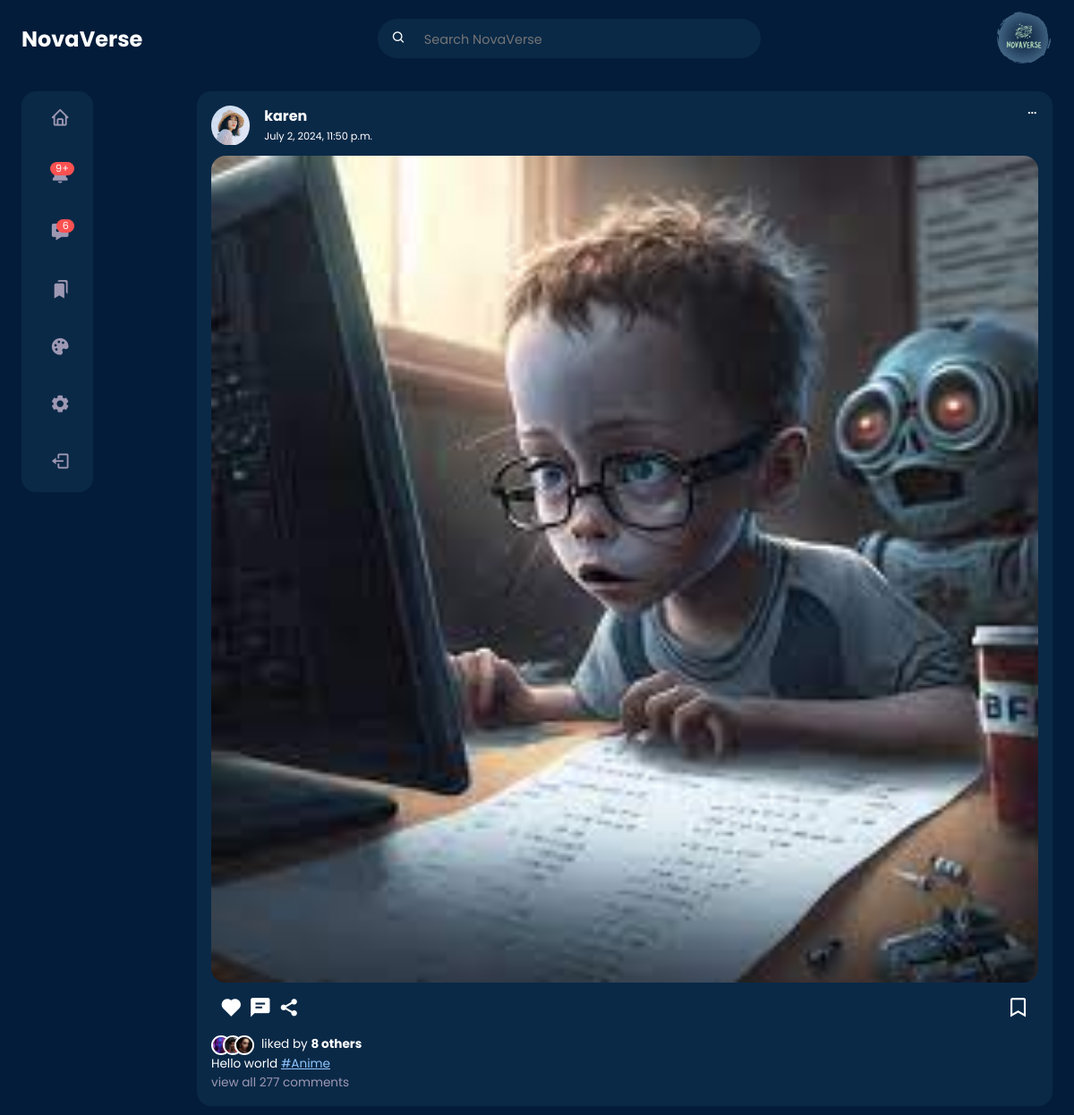
The app's page /post/bec9c615-2260-4670-af3f-07837b4facbf, older data.
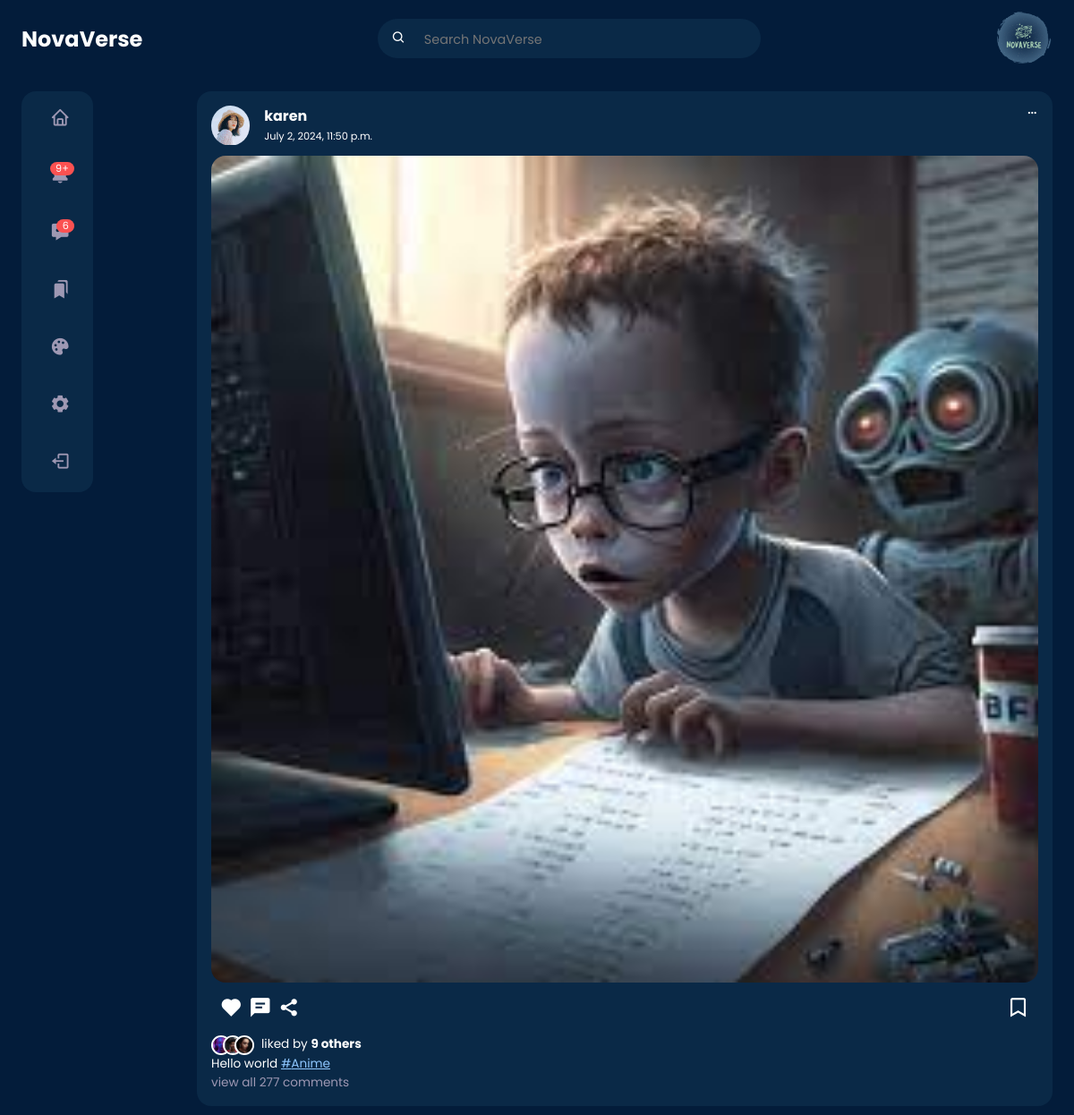
The same page, newer data.
### post/models.py (models this page shows, shortened)
class Post(models.Model):
    id = models.UUIDField(primary_key=True, default=uuid.uuid4, editable=False)
    picture = models.ImageField(
        upload_to=user_directory_path, verbose_name="Picture", null=True
    )
    caption = models.CharField(max_length=10000, verbose_name="Caption")
    posted = models.DateTimeField(auto_now_add=True)
    tags = models.ManyToManyField(Tag, related_name="tags")
    user = models.ForeignKey(User, on_delete=models.CASCADE)
    likes = models.IntegerField(default=0)

### post/views.py (the view)
# urls.py: path("post/<uuid:post_id>", views.postDetail, name="post-detail"),
def postDetail(request, post_id):
    post = get_object_or_404(Post, id=post_id)
    context = {
        "post": post,
    }
    return render(request, "post-detail.html", context)

### templates/post-detail.html (shortened to what this page needs)
{% load static %}
<!DOCTYPE html>
<html lang="en">
<head>
	<link rel="stylesheet" href="{% static 'style/home.css' %}">
	<link href='https://unpkg.com/boxicons@2.1.4/css/boxicons.min.css' rel='stylesheet'>
</head>
<body>
	{% include "nav.html" %}
	<main>
		<div class="container">
			<div class="left">
				{% include 'sidebar.html' %}
			</div>
			<div class="middle">
				<div class="feeds">
					<div class="feed">
						<div class="head">
							<div class="user">
								<div class="profile-photo">
									<img src="{% static 'img/profile-1.jpg' %}">
								</div>
								<div class="info">
									<h3>{{ post.user.username }}</h3>
									<small>{{ post.posted }}</small>
								</div>
							</div>
							<span class="edit">
								<i class='bx bx-dots-horizontal-rounded'></i>
							</span>
						</div>
						<div class="photo">
							<a href="{% url 'post-detail' post.id %}"><img src="{{ post.picture.url }}"></a>
						</div>
						<div class="action-buttons">
							<div class="interaction-buttons">
								<span>
									<a href="{% url 'like' post.id %}" class="like-button" data-id="{{ post.id }}">
										<i id="like-icon-{{ post.id }}"
											class='bx bxs-heart {% if post.user_liked %} liked {% endif %}'></i>
									</a>
								</span>
								<span><i class='bx bxs-comment-detail'></i></span>
								<span><i class='bx bxs-share-alt'></i></span>
							</div>
							<div class="bookmark">
								<span><i class='bx bx-bookmark'></i></span>
							</div>
						</div>
						<div class="liked-by">
							<span><img src="{% static 'img/profile-10.jpg' %}"></span>
							<span><img src="{% static 'img/profile-11.jpg' %}"></span>
							<span><img src="{% static 'img/profile-12.jpg' %}"></span>
							<p>liked by <b id="like-count-{{ post.id }}"> {{ post.likes }}
									others</b></p>
						</div>
						<div class="caption">
							<p>
								{{post.caption}}
								{% for tag in post.tags.all %}
								<a href="{{tag.get_absolute_url}}"><span class="harsh-tag">
										#{{tag.title}}</span></a>
								{% endfor %}
							</p>
						</div>
						<div class="comment text-muted">
							view all 277 comments
						</div>
					</div>
				</div>
			</div>
		</div>
	</main>
</body>
</html>

Row changes from the older to the newer data that the page shows:
changed Post "Hello world": likes "8" → "9"
